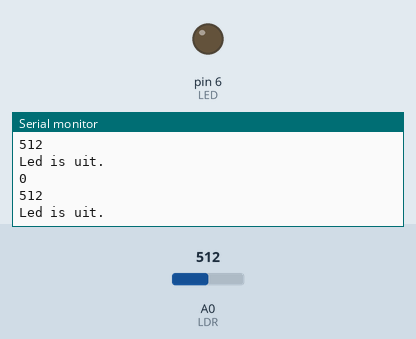
A sketch run on a simulated Arduino Uno, built with avr-gcc and run on an emulated ATmega328P. Shown: output pins drawn as LEDs (lit = HIGH), the last lines printed to the serial monitor. The inputs (shaded band) are chosen by the test bench; at power-on: A0 (LDR) = 512.

Above: at 1.8 s.
1.9 s: A0 (LDR) set to 105
At 2.4 s:
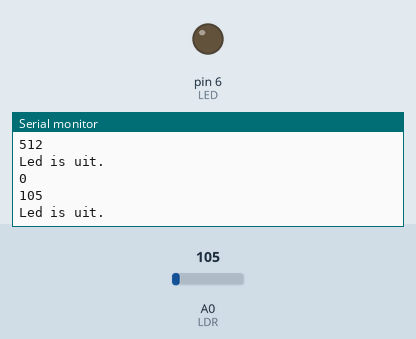
3.4 s: A0 (LDR) set to 89
At 4.8 s:
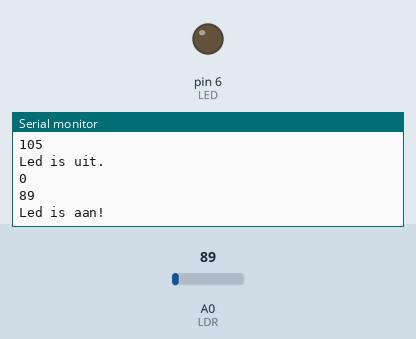
Timing chart, 0 to 6.4 s (numbered marks = the images above; inputs shaded):
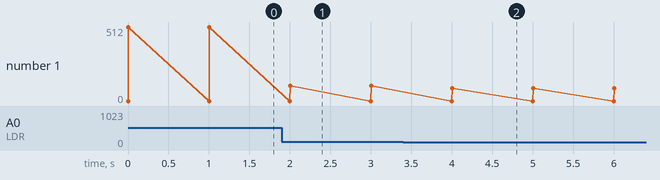

The sketch:

lichtmetingLDR.ino
```cpp
int LED = 6;
int LDR = A0;

int LED_Toestand = 0;

void setup() {
  Serial.begin(9600);
  pinMode(LED, OUTPUT);
}

void loop() {
  //LED_Toestand = random(0, 2);

  Serial.println(LED_Toestand);

  int LDR_Waarde = analogRead(LDR);
  Serial.println(LDR_Waarde);

  if (LED_Toestand == 1) {
    digitalWrite(LED, 255);
  }
  else {
    digitalWrite(LED, LOW);
  }

  if (LDR_Waarde < 100) {
    Serial.println("Led is aan!");
  }
  else {
    Serial.println("Led is uit.");
  }

  Serial.println("");
  delay(1000);
}
```

Measured:
- the behaviour switches between 100 and 99 on A0 (LDR) (found by bisection; images 1 and 2)
- after the input at 1.9 s, the serial monitor: prints a new line after 0.10 s (image 1)
- after the input at 3.4 s, the serial monitor: prints a new line after 0.61 s (image 2)
- plotted number 1: 512 → 105 after the input at 1.9 s, 105 → 89 after the input at 3.4 s
